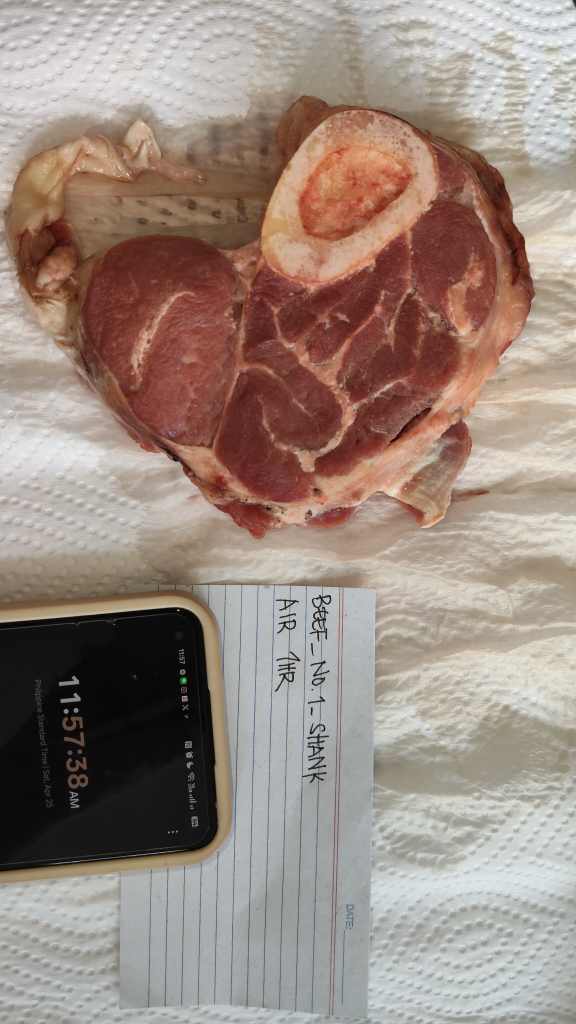
#> input picture dataset/beef/beef_shank/experimental/air_exposure/just_flash/1hr/BS1_AIR1.jpg, 2304 x 4096 px (shown at 1/4 size); its folder holds only this picture in this run
$ python -i background_remover.py   (imports and definitions only)
#> lines starting #> are read from the running program, lines starting #| are printed output that depends on the picture
import os
from io import BytesIO

import cv2
import numpy as np
from PIL import Image

from utils.hsv_extractor import (
    FOREGROUND_ALPHA_THRESHOLD,
    MIN_FOREGROUND_PIXELS,
    extract_hsv_means,
    extract_hsv_means_from_foreground,
)


REMBG_MODEL = os.getenv("EYESARIWA_REMBG_MODEL", "u2netp")
ENABLE_REMBG_VALUES = {"1", "true", "yes", "on"}
COMPONENT_ALPHA_THRESHOLD = 128
FOREGROUND_CROP_PADDING_RATIO = 0.08
FOREGROUND_CROP_MIN_PADDING = 12

_SESSION = None


def get_positive_int_env(name: str, default: int) -> int:
    try:
        value = int(os.getenv(name, str(default)))
    except ValueError:
        return default
    return value if value > 0 else default


REMBG_MAX_DIMENSION = get_positive_int_env("EYESARIWA_REMBG_MAX_DIMENSION", 768)


def is_rembg_enabled() -> bool:
    return os.getenv("EYESARIWA_ENABLE_REMBG", "true").strip().lower() in ENABLE_REMBG_VALUES


# [10 lines left out: function get_rembg_session, not called in this run]


def remove_background(image_bytes: bytes) -> bytes:
    if not image_bytes:
        raise ValueError("Image file is empty.")

    try:
        from rembg import remove

        foreground_bytes = remove(resize_for_rembg(image_bytes), session=get_rembg_session())
        return keep_largest_foreground_component(foreground_bytes)
    except Exception as exc:
        raise ValueError("Background removal failed.") from exc


# [96 lines left out: functions resize_for_rembg, keep_largest_foreground_component, crop_to_foreground_bounds, extract_hsv_with_rembg_fallback, not called in this run]

>>> import cv2
>>> picture = cv2.imread('../dataset/beef/beef_shank/experimental/air_exposure/just_flash/1hr/BS1_AIR1.jpg', cv2.IMREAD_GRAYSCALE)
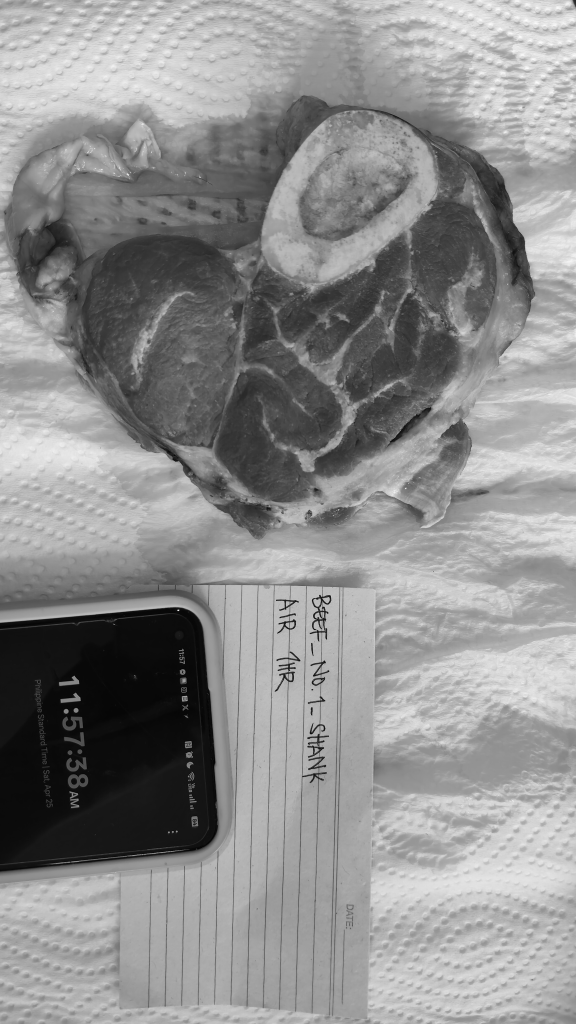
#> picture: shape (4096, 2304) (shown at 1/4 size); min 0, max 255, mean 141.6
#> (the run stopped early here; a loop or call above may not have finished)

$ run again, on dataset/beef/beef_shank/experimental/air_exposure/just_flash/1hr/BS2_AIR1.jpg
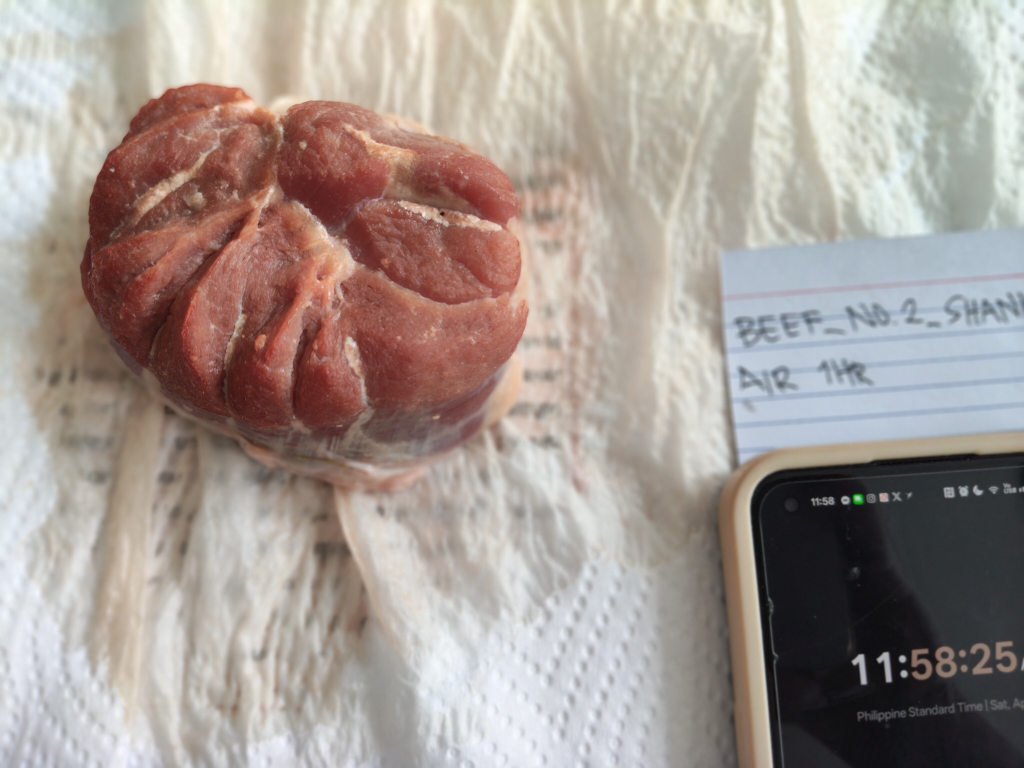
#> input picture dataset/beef/beef_shank/experimental/air_exposure/just_flash/1hr/BS2_AIR1.jpg, 4096 x 3072 px (shown at 1/4 size)
#> `picture = cv2.imread('../dataset/beef/beef_shank/experimental/air_expo..`:
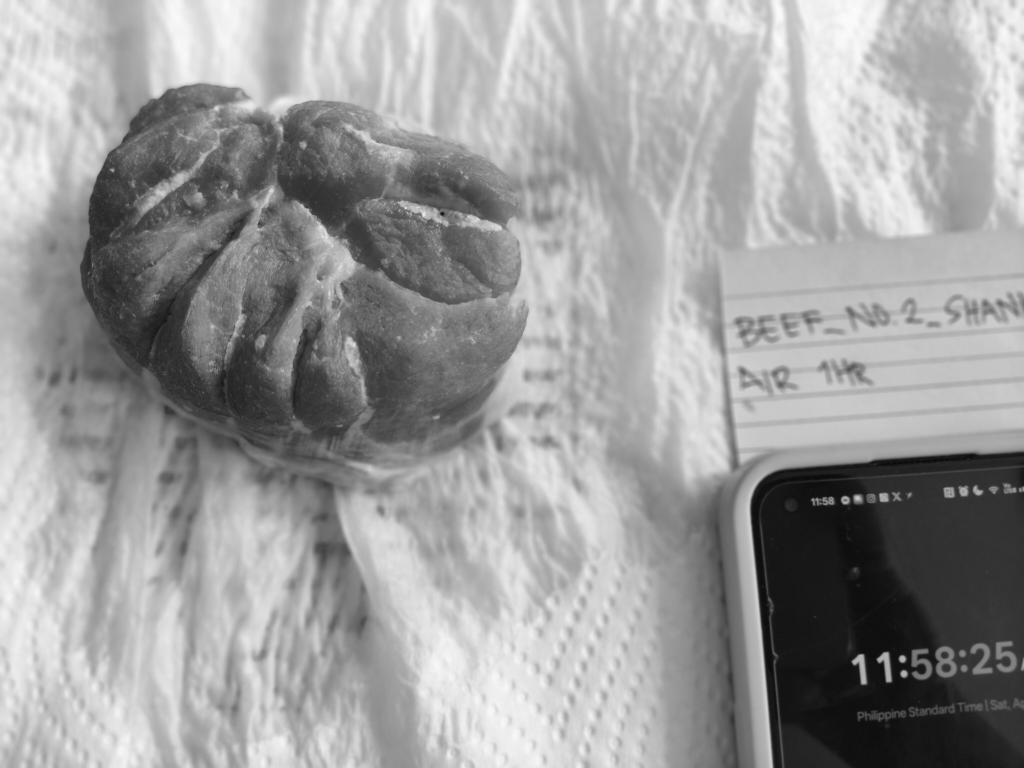
#> picture: shape (3072, 4096) (shown at 1/4 size); min 6, max 254, mean 156.4
